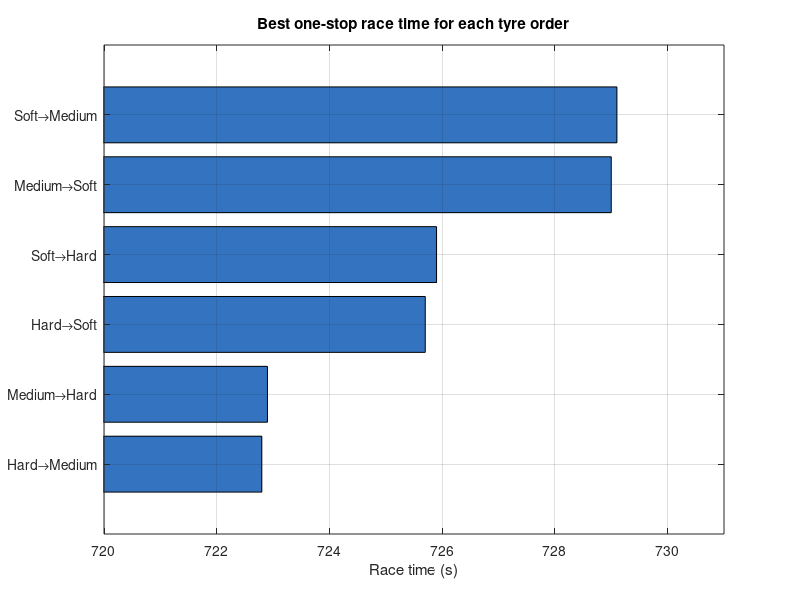

This figure's MATLAB source:
orders = {'Soft→Medium','Medium→Soft','Soft→Hard','Hard→Soft','Medium→Hard','Hard→Medium'};
times  = [729.1 729.0 725.9 725.7 722.9 722.8];

figure;
barh(times, 'FaceColor', [0.2 0.45 0.75]);
set(gca, 'YTick', 1:6, 'YTickLabel', orders, 'YDir', 'reverse');
xlim([720 731]);
grid on;
xlabel('Race time (s)');
title('Best one-stop race time for each tyre order');
exportgraphics(gcf, 'tyre_order_comparison.png', 'Resolution', 300);
